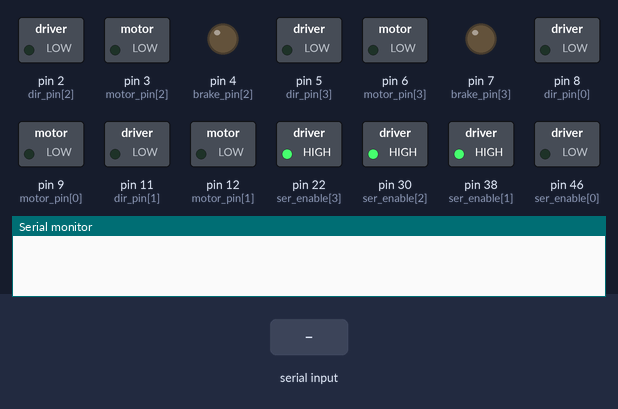
Simulated run of this sketch. Board: Arduino Mega 2560, built with avr-gcc and run on an emulated ATmega2560. On the bench: switched loads named in the sketch (green lamp = pin HIGH), output pins drawn as LEDs (lit = HIGH), the last lines printed to the serial monitor. The test bench sets the inputs (shaded band).

Above: at 2.8 s.
2.9 s: "1" received over the second serial link
At 3.7 s:
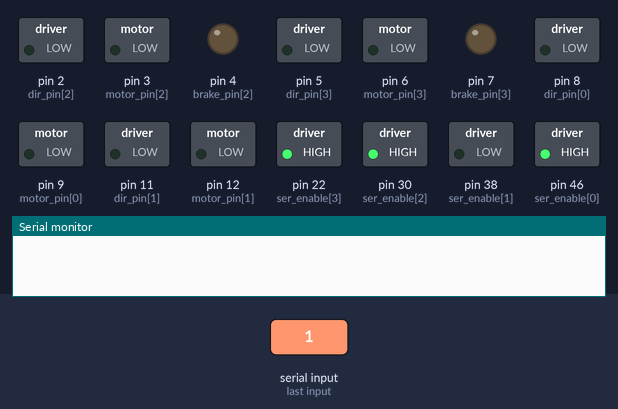
4.4 s: "0" received over the second serial link
At 4.9 s:
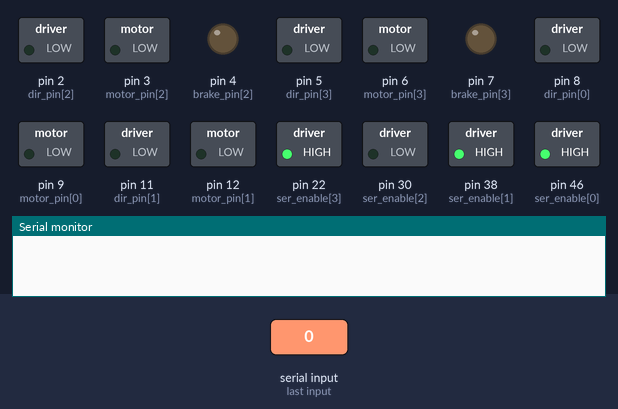
5.9 s: "2" received over the second serial link
At 7.1 s:
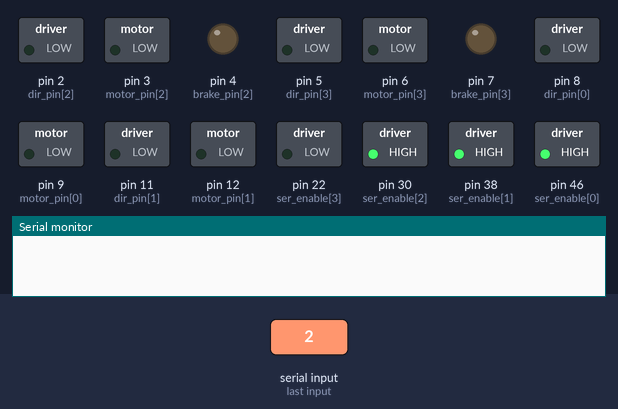
7.4 s: "1" received over the second serial link
At 8.4 s:
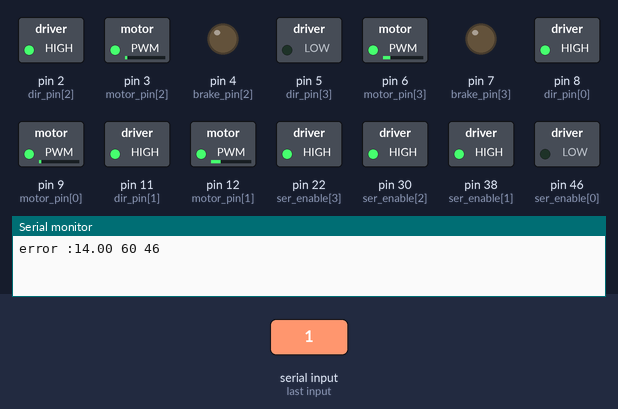
8.9 s: "0" received over the second serial link
At 9.5 s:
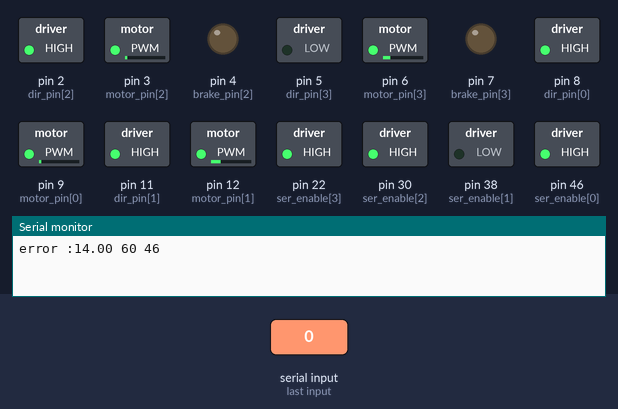
10.4 s: "2" received over the second serial link
At 11.8 s:
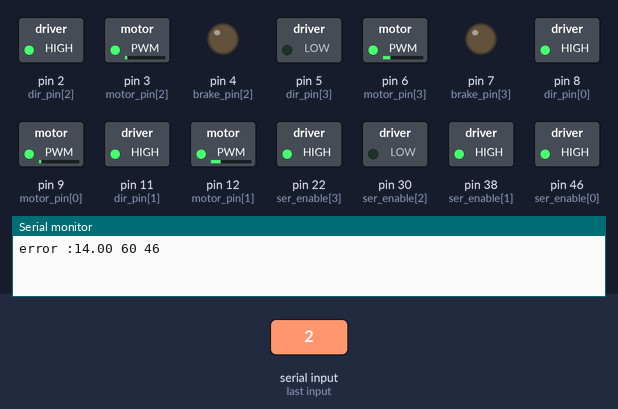
Timing chart, 0 to 12.9 s (numbered marks = the images above; inputs shaded):
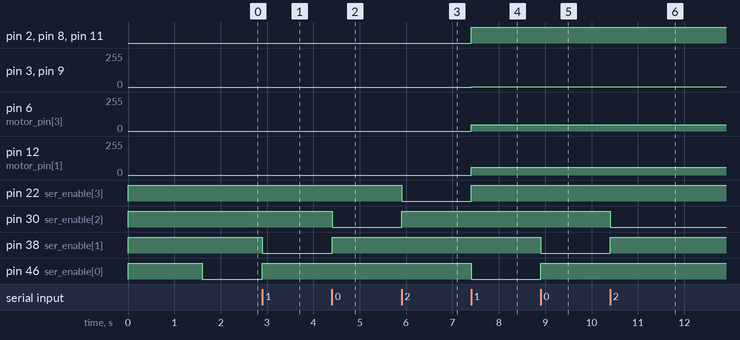

Measured:
- after the input at 2.9 s, pin 38 (ser_enable[1]): HIGH → LOW at once; pin 46 (ser_enable[0]): LOW → HIGH at once
- after the input at 4.4 s, pin 30 (ser_enable[2]): HIGH → LOW at once; pin 38 (ser_enable[1]): LOW → HIGH at once
- after the input at 5.9 s, pin 22 (ser_enable[3]): HIGH → LOW at once; pin 30 (ser_enable[2]): LOW → HIGH at once
- after the input at 7.4 s, pin 2 (dir_pin[2]), pin 8 (dir_pin[0]), pin 11 (dir_pin[1]), pin 22 (ser_enable[3]): LOW → HIGH at once; pin 3 (motor_pin[2]), pin 9 (motor_pin[0]): 0/255 → 1/255 at once; pin 6 (motor_pin[3]): 0/255 → 46/255 at once; pin 12 (motor_pin[1]): 0/255 → 60/255 at once; pin 46 (ser_enable[0]): HIGH → LOW at once
- after the input at 8.9 s, pin 38 (ser_enable[1]): HIGH → LOW at once; pin 46 (ser_enable[0]): LOW → HIGH at once
- after the input at 10.4 s, pin 30 (ser_enable[2]): HIGH → LOW at once; pin 38 (ser_enable[1]): LOW → HIGH at once

The sketch:

PID_DD.ino
```cpp
/*
  C 0x43       Calibration             0x00
  L 0x4C       Mode (Dark On/Light On) 0x01(Dark on), 0x00 (light on)
  T 0x54       Line Threshold          0x00 - 0x07
  O 0x4F       Offset                  0x00 - 0x32
  J 0x4A       Junction Width          0x01 - 0x08
  A 0x41       UART Address            0x00 - 0xFF
  B 0x42       LCD Backlight           0x00 - 0x0A
  S 0x53       LCD Contrast            0x00 - 0xFF
  R 0x52       UART Baudrate           0x00 - 0x05
  D 0x44       UART Data Output Mode   0x00 - 0x03
*/
#define max_speed 60
#define DELAY 50

//Sensor Pins
uint8_t ser_enable[4] = {46, 38, 30, 22};
uint8_t Jpulse[4] = {48, 40, 32, 24};

//Motor Pins
uint8_t motor_pin[4] = {9, 12, 3, 6};
uint8_t dir_pin[4] = {8, 11, 2, 5};
uint8_t brake_pin[4] = {10, 13, 4, 7};

/*
  Pin mappings to motors
  0 - front left motor
  1 - front right motor
  2 - rear left motor
  3 - rear right motor
*/

//Sensor Data
char address = 0x00;
char sensor_addr[4] = {0x01, 0x02, 0x03, 0x04};
int sensor_data[4] = {0, 0, 0, 0};

//Sensor Settings
char contrast = 90; //0 - 255
char brightness = 0x04; //0 to 10
char junction_width = 0x08; //0x02 to 0x08
char threshold = 0x04; //0 to 7
char line_mode = 0x00; //Light on Dark Background
char UART_Mode = 0x02; //byte of analog Value

//PID Variables
float Kp   = 1, Kd   = 0, Ki   = 0;
float P   = 0, I   = 0, D   = 0;
float PID   = 0;
float error   = 0;
float last_error   = 0;
float set_position = 35;

boolean jun_data[4] = {0, 0, 0, 0};

int last_sensor = 0;

int left = 0, right = 0;
void setup() {
  // put your setup code here, to run once:
  Serial.begin(115200); //For debugging on Serial Monitor
  Serial.flush();
  init_motors();
  init_sensors();
  calibrate();
}

void loop() {
  // put your main code here, to run repeatedly:
  read_sensors();
  cal_error();
  cal_PID();
  left = max_speed + PID;
  right = max_speed - PID;
  if (left > max_speed)
    left = max_speed;
  if (right > max_speed)
    right = max_speed;
  set_motor(0, 1);
  set_motor(1, -1*left);
  set_motor(2, 1);
  set_motor(3, right);
  Serial.println(String(left) + " " + String(right));
}

void cal_error()
{
  error = (sensor_data[3] - set_position);
  Serial.print("error :" + String(error) + " ");
}

void cal_PID()
{

  P  = error ;
  I  = I  + error ;
  D  = error  - last_error ;

  PID  = (Kp  * P ) + (Kd  * D ) + (Ki  * I );
  last_error  = error ;
  if (PID  > max_speed)
    PID  = max_speed;
  if (PID < -1 * max_speed)
    PID = -1 * max_speed;

}

void read_sensors()
{
  int temp = 0;
  for (int i = 0; i < 4; i++)
  {
    digitalWrite(ser_enable[i], LOW);  // Set Serial3EN to LOW to request UART data
    while (Serial3.available() <= 0);  // Wait for data to be available
    temp = Serial3.read();
    if (temp > 70)
      sensor_data[i] = sensor_data[i];    // Read incoming data and store in variable positionVal
    else
      sensor_data[i] = temp;
    digitalWrite(ser_enable[i], HIGH);   // Stop requesting for UART data
  }
}


void calibrate()
{
  for (int i = 0; i < 4; i++)
  {
    address = sensor_addr[i];
    send_command('C', 0x00);
    delay(DELAY);
  }
}

void set_sensor_settings()
{
  // Clear internal junction count of LSA08
  send_command('X', 0x00);
  delay(DELAY);
  // Setting LCD contrast
  send_command('S', contrast);
  delay(DELAY);
  // Setting LCD backlight
  send_command('B', brightness);
  delay(DELAY);
  // Setting junction width
  send_command('J', junction_width);
  delay(DELAY);
  send_command('T', threshold);
  delay(DELAY);
  // Setting line mode
  send_command('L', line_mode);
  delay(DELAY);
  // Setting UART ouput Mode
  send_command('D', UART_Mode);
  delay(DELAY);
}

void init_sensors()
{
  Serial3.begin(9600); // Start Serial3 communication
  Serial3.flush();   // Clear Serial3 buffer
  for (int i = 0; i < 4; i++)
  {
    // pinMode(Jpulse[i], INPUT);
    pinMode(ser_enable[i], OUTPUT);
    digitalWrite(ser_enable[i], HIGH);
  }
  for (int i = 0; i < 4; i++)
  {
    address = sensor_addr[i];
    set_sensor_settings();
  }
}

void send_command(char command, char data) {

  char checksum = address + command + data;

  Serial3.write(address);
  Serial3.write(command);
  Serial3.write(data);
  Serial3.write(checksum);

}

void follow_forward(int left_speed, int right_speed)
{
  //curved trajectory
  set_motor(0, left_speed);
  set_motor(2, left_speed);
  set_motor(1, right_speed);
  set_motor(3, right_speed);
}
void follow_backward(int left_speed, int right_speed)
{
  set_motor(0, -1 * left_speed);
  set_motor(2, -1 * left_speed);
  set_motor(1, -1 * right_speed);
  set_motor(3, -1 * right_speed);
}

void follow_left(int left_speed, int right_speed)
{
  set_motor(0, left_speed);
  set_motor(1, -1 * right_speed);
  set_motor(2, -1 * right_speed);
  set_motor(3, left_speed);
}

void follow_right(int left_speed, int right_speed)
{
  set_motor(0, -1 * left_speed);
  set_motor(1, right_speed);
  set_motor(2, right_speed);
  set_motor(3, -1 * left_speed);
}

void set_motor(uint8_t index, int motor_speed)
{
  if (index % 2 == 0)
    motor_speed = -1 * motor_speed;
  if (motor_speed >= 0)
  {
    //clock wise direction
    digitalWrite(brake_pin[index], LOW);
    digitalWrite(dir_pin[index], LOW);
    analogWrite(motor_pin[index], motor_speed);
  }
  else
  {
    //anti clock wise direction
    digitalWrite(brake_pin[index], LOW);
    digitalWrite(dir_pin[index], HIGH);
    analogWrite(motor_pin[index], -1 * motor_speed);
  }
}
void brake(uint8_t index)
{
  digitalWrite(brake_pin[index], HIGH);
}
void init_motors()
{
  for (int i = 0; i < 4; i++)
  {
    pinMode(motor_pin[i], OUTPUT);
    pinMode(dir_pin[i], OUTPUT);
    pinMode(brake_pin[i], OUTPUT);
    digitalWrite(brake_pin[i], LOW);
  }
}
```
